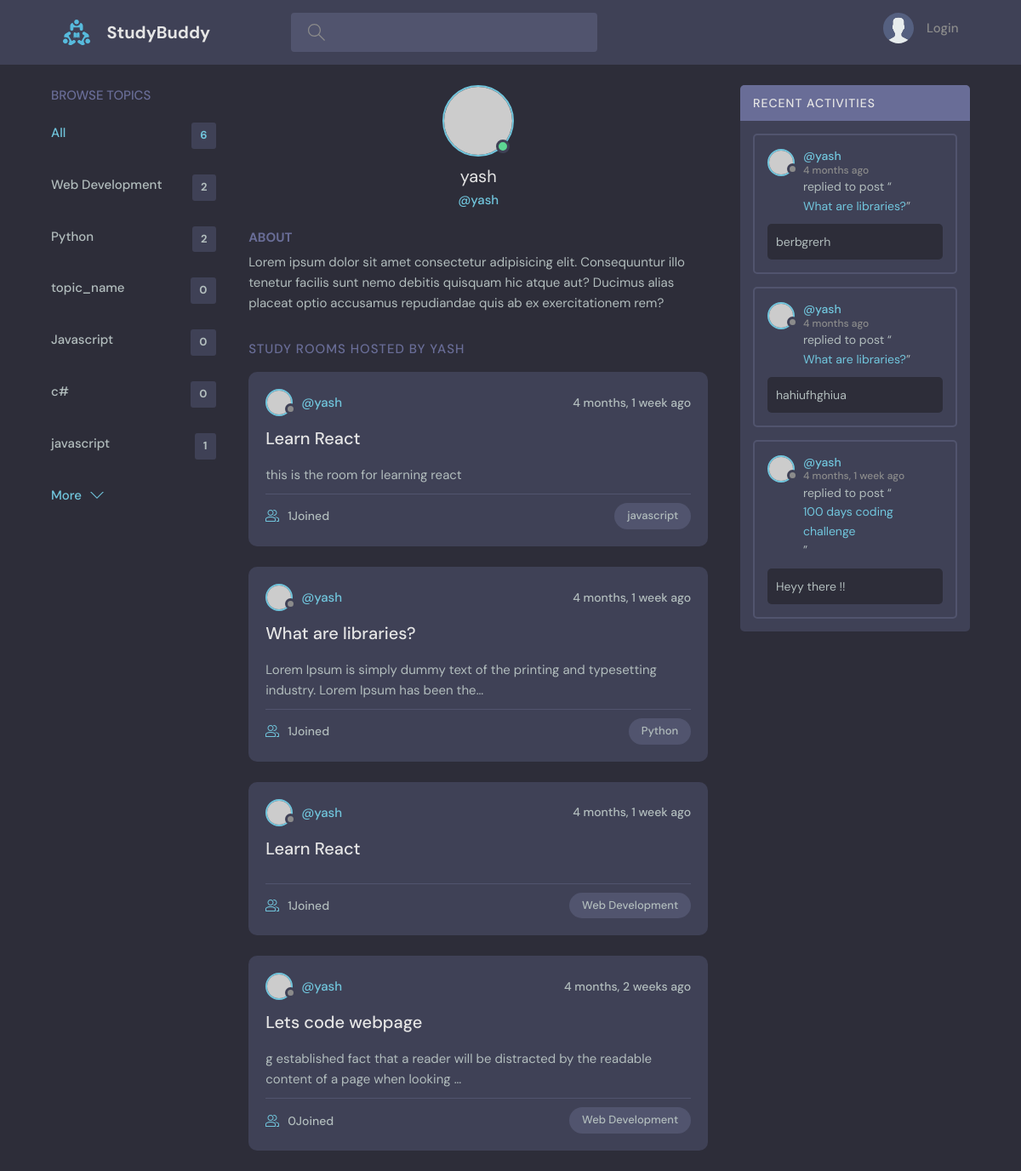
The app's page /profile/1 with its own data.
### base/models.py (models this page shows, shortened)
class Topic(models.Model):
    name = models.CharField(max_length=200)

class Room(models.Model):
    host = models.ForeignKey(User, on_delete=models.SET_NULL, null=True )
    topic = models.ForeignKey(Topic, on_delete=models.SET_NULL, null=True )
    name = models.CharField(max_length=200) #CharField is use for limited text
    desription = models.TextField(null=True, blank=True)  #textfield is used for large text; no need to specify the max len of text
    participants = models.ManyToManyField(User,related_name='participants',blank=True)
    updated = models.DateTimeField(auto_now=True)
    created = models.DateTimeField(auto_now_add=True)
    class Meta:
        ordering = ['-updated','-created'] #"-" is used to reverse the order to decending based on recently updated
    def __str__(self):
        return self.name

class Messages(models.Model):
    user = models.ForeignKey(User, on_delete=models.CASCADE)
    room = models.ForeignKey(Room, on_delete=CASCADE)
    body = models.TextField()
    updated = models.DateTimeField(auto_now=True)
    created = models.DateTimeField(auto_now_add=True)
    class Meta:
        ordering = ['-updated','-created'] #"-" is used to reverse the order to decending based on recently updated
    def __str__(self):
        return self.body[0:50]

### base/views.py (the view)
# urls.py: path('profile/<str:pk>',views.user_profile, name='user_profile'),
def user_profile(request,pk):
    user = User.objects.get(id=pk)
    rooms = user.room_set.all()
    room_messages = user.messages_set.all()
    topics = Topic.objects.all()
    context={'user': user , 'rooms':rooms, 'room_messages':room_messages,'topics':topics}
    return render(request,'base/profile.html', context)

### base/Templates/base/profile.html (shortened to what this page needs)
{% extends 'main.html' %}
{% block content %}
  <main class="profile-page layout layout--3">
    <div class="container">
      {% include 'base/topics_component.html' %}
      <div class="roomList">
        <div class="profile">
          <div class="profile__avatar">
            <div class="avatar avatar--large active">
              <img src="https://randomuser.me/api/portraits/men/11.jpg" />
            </div>
          </div>
          <div class="profile__info">
            <h3>{{user.username}}</h3>
            <p>@{{user.username}}</p>
          </div>
          <div class="profile__about">
            <h3>About</h3>
            <p>
              Lorem ipsum dolor sit amet consectetur adipisicing elit. Consequuntur illo tenetur
              facilis sunt nemo debitis quisquam hic atque aut? Ducimus alias placeat optio
              accusamus repudiandae quis ab ex exercitationem rem?
            </p>
          </div>
        </div>
        <div class="roomList__header">
          <div>
            <h2>Study Rooms Hosted by {{user.username}}</a>
            </h2>
          </div>
        </div>
        {% include 'base/feed_component.html' %}
      </div>
      {% include 'base/activity_feed.html' %}
    </div>
  </main>
{% endblock content %}

### Templates/main.html (shortened to what this page needs)
<!DOCTYPE html>
{% load static %}
<html lang="en">
  <head>
    <link rel="stylesheet" href="{% static 'style/style.css'%}" />
  </head>
  <body>
    {% include 'navbar.html' %}
    {% block content  %}
    {% endblock content%}
  </body>
</html>

### Templates/navbar.html (shortened to what this page needs)
{%load static%}
<header class="header header--loggedIn">
   <div class="container">
     <a href="{% url 'home' %}" class="header__logo">
       <img src="{% static 'images/logo.svg' %}" />
       <h1>StudyBuddy</h1>
     </a>
     <form class="header__search" method="GET" action="{% url 'home' %}">
       <label>
         <input type="text", name="q" ,placeholder="Search for rooms..." />
       </label>
     </form>
     <nav class="header__menu">
       {% if request.user.is_authenticated %}
       <div class="header__user">
         <a href="profile.html">
           <div class="avatar avatar--medium active">
             <img src="https://randomuser.me/api/portraits/men/37.jpg" />
           </div>
           <p>{{request.user.username}} <span>@{{request.user.username}}</span></p>
         </a>
         <button class="dropdown-button">
           <svg version="1.1" xmlns="http://www.w3.org/2000/svg" width="32" height="32" viewBox="0 0 32 32">
             <title>chevron-down</title>
             <path d="M16 21l-13-13h-3l16 16 16-16h-3l-13 13z"></path>
           </svg>
         </button>
       </div>
       {% else %}
       <a href="{% url 'login' %}">
         <img src="{% static 'images/avatar.svg' %}" />
         <p>Login</p>
       </a>
       {% endif %}
     </nav>
   </div>
 </header>

### base/Templates/base/topics_component.html
<div class="topics">
    <div class="topics__header">
      <h2>Browse Topics</h2>
    </div>
    <ul class="topics__list">
      <li>
        <a href="{% url 'home' %}" class="active">All <span>{{topics.count}}</span></a>
      </li>
      {% for topic in topics %}
      <li>
        <a href="{% url 'home' %}?q={{topic.name}}">{{topic.name}} <span>{{topic.room_set.all.count}}</span></a>
      </li>
      {% endfor %}
    </ul>
    <a class="btn btn--link" href="{% url 'topics' %}">
      More
      <svg version="1.1" xmlns="http://www.w3.org/2000/svg" width="32" height="32" viewBox="0 0 32 32">
        <title>chevron-down</title>
        <path d="M16 21l-13-13h-3l16 16 16-16h-3l-13 13z"></path>
      </svg>
    </a>
  </div>

### base/Templates/base/feed_component.html (shortened to what this page needs)
{% for room in rooms %}
<div class="roomListRoom">
    <div class="roomListRoom__header">
      <a href="{% url 'user_profile' room.host.id %}" class="roomListRoom__author">
        <div class="avatar avatar--small">
          <img src="https://randomuser.me/api/portraits/women/11.jpg" />
        </div>
        <span>@{{room.host.username}}</span>
      </a>
      <div class="roomListRoom__actions">
        <span>{{room.created | timesince}} ago</span>
      </div>
    </div>
    <div class="roomListRoom__content">
      <a href="{%url 'room' room.id%}">{{room.name}}</a>
      <p>
        {{room.desription | truncatechars:100}}
      </p>
    </div>
    <div class="roomListRoom__meta">
      <a href="{%url 'room' room.id%}" class="roomListRoom__joined">
        {{ room.participants.all.count }}Joined
      </a>
      <p class="roomListRoom__topic">{{room.topic.name}}</p>
    </div>
  </div>
  {% endfor %}

### base/Templates/base/activity_feed.html (shortened to what this page needs)
<div class="activities">
    <div class="activities__header">
      <h2>Recent Activities</h2>
    </div>
    {% for message in room_messages %}
    <div class="activities__box">
      <div class="activities__boxHeader roomListRoom__header">
        <a href="{% url 'user_profile' message.user.id %}" class="roomListRoom__author">
          <div class="avatar avatar--small">
            <img src="https://randomuser.me/api/portraits/women/11.jpg" />
          </div>
          <p>
            @{{message.user}}
            <span>{{message.created | timesince}} ago</span>
          </p>
        </a>
      </div>
      <div class="activities__boxContent">
        <p>replied to post “<a href="{% url 'room' message.room.id %}">{{message.room}}</a>”</p>
        <div class="activities__boxRoomContent">
          {{message}}
        </div>
      </div>
    </div>
    {% endfor %}
  </div>

### records on screen
Topic: name "Web Development", room_set.all.count "2"
Topic: name "Python", room_set.all.count "2"
Topic: name "topic_name", room_set.all.count "0"
Topic: name "Javascript", room_set.all.count "0"
Topic: name "c#", room_set.all.count "0"
Topic: name "javascript", room_set.all.count "1"
Room: host.username "yash", created "4 months, 1 week", name "Learn React", desription "this is the room for learning react", participants.all.count "1", topic.name "javascript"
Room: host.username "yash", created "4 months, 1 week", name "What are libraries?", desription "Lorem Ipsum is simply dummy text of the printing and typesetting industry. Lorem Ipsum has been the…", participants.all.count "1", topic.name "Python"
Room: host.username "yash", created "4 months, 1 week", name "Learn React", participants.all.count "1", topic.name "Web Development"
Room: host.username "yash", created "4 months, 2 weeks", name "Lets code webpage", desription "g established fact that a reader will be distracted by the readable content of a page when looking …", participants.all.count "0", topic.name "Web Development"
Messages: user "yash", created "4 months", room "What are libraries?", body "berbgrerh"
Messages: user "yash", created "4 months", room "What are libraries?", body "hahiufhghiua"
Messages: user "yash", created "4 months, 1 week", room "100 days coding challenge", body "Heyy there !!"

### other values on screen
{{ topics.count }} "6"
{{ user.username }} "yash"
{{ user.username }} "YASH"
